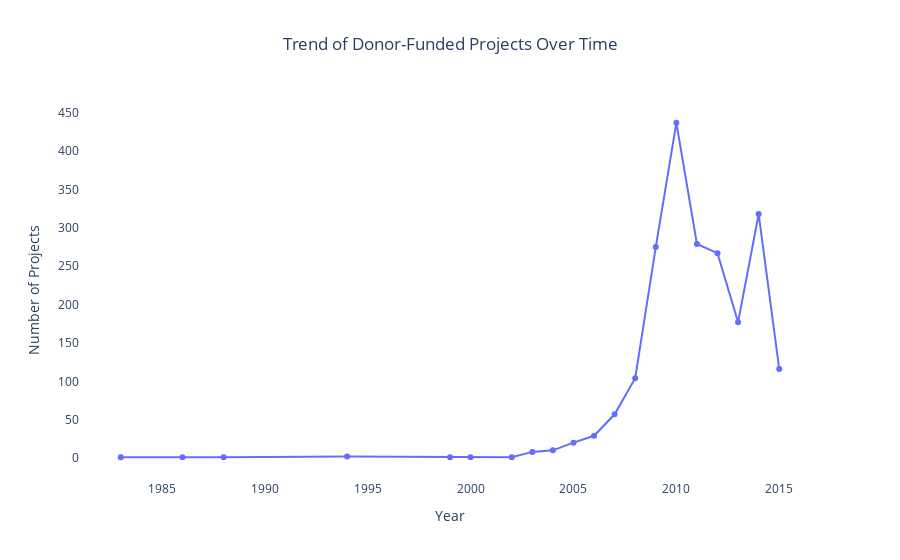

Notebook code for this chart:
### Code cell
import plotly.express as px

# Extract year from start dates
df["Start_Year"] = df["start_date_(actual)"].dt.year

# Count projects per year
projects_per_year = df.groupby("Start_Year").size().reset_index(name="Number of Projects")

# Create an interactive line plot for projects started over time with a modern color palette
fig = px.line(projects_per_year, 
              x="Start_Year", 
              y="Number of Projects", 
              markers=True,
              title="Trend of Donor-Funded Projects Over Time",
              labels={"Start_Year": "Year", "Number of Projects": "Number of Projects"},
              line_shape="linear",
              color_discrete_sequence=["#636EFA"])  # Modern blue color

fig.update_layout(
    xaxis_title="Year", 
    yaxis_title="Number of Projects", 
    template="plotly",  # Use a clean modern theme
    title_x=0.5,  # Center the title
    plot_bgcolor="white",  # Set plot background to white
    paper_bgcolor="white"  # Set the overall paper background to white
)
fig.show()

### Figure 1 — Plotly figure (JSON) as saved in the notebook; plotly's stock layout.template omitted (floating-point values rounded to 4 significant figures)
{"data": [{"hovertemplate": "Year=%{x}<br>Number of Projects=%{y}<extra></extra>", "legendgroup": "", "line": {"color": "#636EFA", "dash": "solid", "shape": "linear"}, "marker": {"symbol": "circle"}, "mode": "lines+markers", "name": "", "orientation": "v", "showlegend": false, "type": "scatter", "x": [1983, 1986, 1988, 1994, 1999, 2000, 2002, 2003, 2004, 2005, 2006, 2007, 2008, 2009, 2010, 2011, 2012, 2013, 2014, 2015], "xaxis": "x", "y": [1, 1, 1, 2, 1, 1, 1, 8, 10, 20, 29, 57, 104, 275, 437, 279, 267, 177, 318, 116], "yaxis": "y"}], "layout": {"legend": {"tracegroupgap": 0}, "paper_bgcolor": "white", "plot_bgcolor": "white", "title": {"text": "Trend of Donor-Funded Projects Over Time", "x": 0.5}, "xaxis": {"anchor": "y", "domain": [0, 1], "title": {"text": "Year"}}, "yaxis": {"anchor": "x", "domain": [0, 1], "title": {"text": "Number of Projects"}}}}
